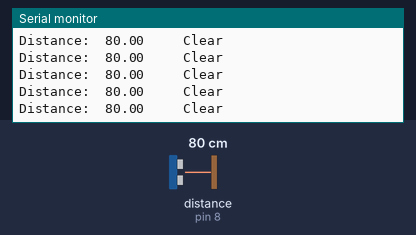
Recording of a sketch running on a simulated Arduino Uno, built with avr-gcc and run on an emulated ATmega328P. Shown: the last lines printed to the serial monitor. The test bench sets the inputs (shaded band); at power-on: distance to the obstacle (sensor on pin 8) 80 cm.

Above: at 1.2 s.
1.3 s: distance to the obstacle (sensor on pin 8) set to 2 cm
At 1.43 s:
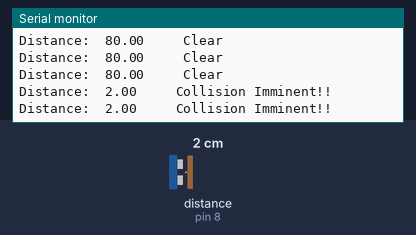
3.3 s: distance to the obstacle (sensor on pin 8) set to 18 cm
At 3.31 s:
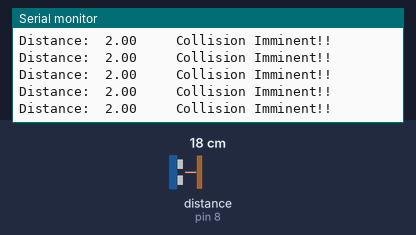
6.3 s: distance to the obstacle (sensor on pin 8) set to 4 cm
At 6.44 s:
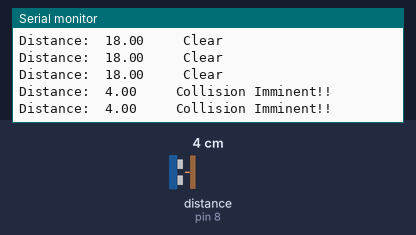
9.3 s: distance to the obstacle (sensor on pin 8) set to 35 cm
At 9.33 s:
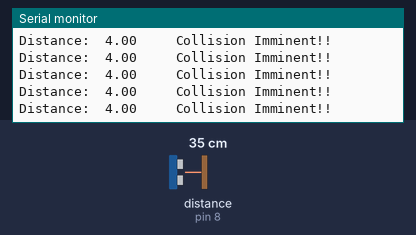
12.3 s: distance to the obstacle (sensor on pin 8) set to 9 cm
At 12.43 s:
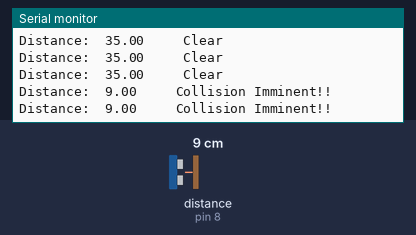
15.3 s: distance to the obstacle (sensor on pin 8) set to 21 cm
At 15.4 s:
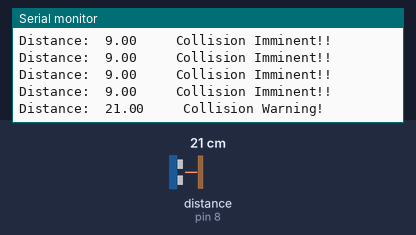
Timing chart, 0 to 18.3 s (numbered marks = the images above; inputs shaded):
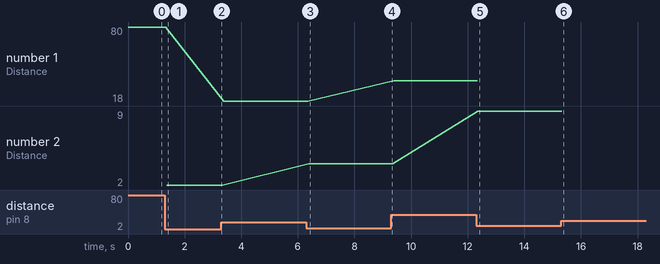

Measured:
- after the input at 1.3 s, the serial monitor: prints a new line after 0.07 s (image 1)
- after the input at 6.3 s, the serial monitor: prints a new line after 0.08 s (image 3)
- after the input at 12.3 s, the serial monitor: prints a new line after 0.06 s (image 5)
- after the input at 15.3 s, the serial monitor: prints a new line after 0.08 s (image 6)
- plotted number 1: 80 → 18 after the input at 3.3 s, 18 → 35 after the input at 9.3 s
- plotted number 2: 2 → 4 after the input at 6.3 s, 4 → 9 after the input at 12.3 s

The sketch:

MeMegaPi_ultrasonicTest.ino
```cpp
/*
 * MakeBlock Ultimate 2.0
 * mCore control board (ATmega328) ~ Arduino Uno
 *
 * Collision avoidance:
 *
 * The ultrasonic sensor will measure the distance in front of the mBot.
 * The onboard RGB leds will change from green to yellow to red as the mBot nears an obstacle.
 * The onboard buzzer will play a tone in increasing periodicity and frequency as the mBot nears the obstacle.
 *
 * libraries:
 * MeMCore.h main mBot library
 *
 * drivers:
 * MeUltrasonicSensor.h to control the ultrasonic sensor module
 * MeRGBLed.h to control the two onboard WS2812 RGB Leds
 * MeBuzzer.h library to control the onboard buzzer
 */

#include <MeMegaPi.h>

MeUltrasonicSensor ultrasonic(8); //ultra sonic sensor connected to RJ25 port 8

void setup(){

  Serial.begin(9600);

}

void loop(){

  Serial.print("Distance:  ");
  Serial.print(ultrasonic.distanceCm());

  if (ultrasonic.distanceCm() < 18){
    Serial.println("     Collision Imminent!!");
  }
  else if ((ultrasonic.distanceCm() < 25) && (ultrasonic.distanceCm() > 18)){
    Serial.println("     Collision Warning!");
  }
  else{
    Serial.println("     Clear");
  }

}
```
